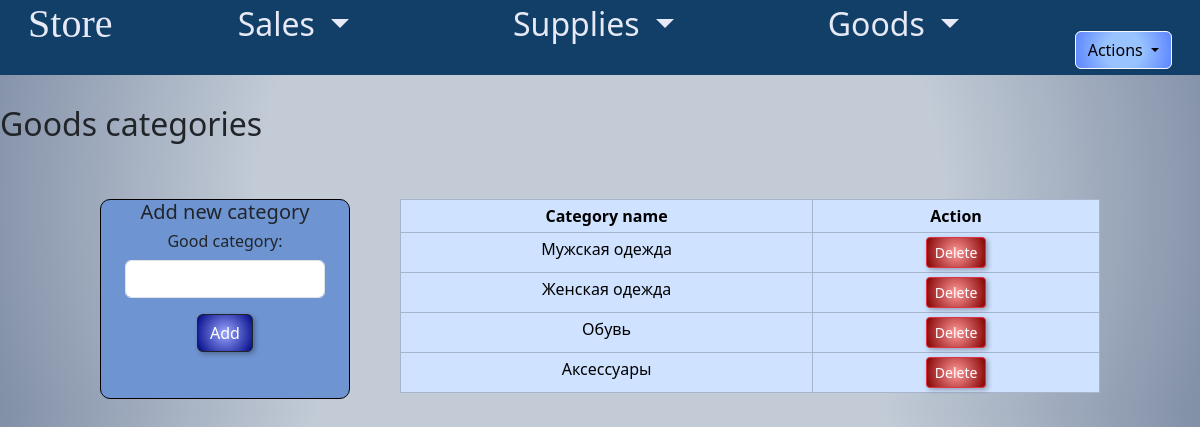
/categories_list/ (signed in), run on the app's committed database.
### app_store/models.py (models this page shows, shortened)
class GoodCategory(models.Model):
    name = models.CharField(verbose_name='категория товара', max_length=50,
                            db_index=True)
    class Meta:
        db_table = 'category'
        verbose_name = 'категория'
        verbose_name_plural = 'категории'

### app_store/views.py (the view, shortened to what this page needs)
# urls.py: path('categories_list/', GoodCategoryListView.as_view(), name='categories_list'),
class GoodCategoryListView(LoginRequiredMixin, View):
    def get(self, request):
        categories = GoodCategory.objects.all()
        form = GoodCategoryForm()
        return render(request, 'app_store/categories_list.html', {'categories': categories, 'form': form})

### app_store/forms.py
class GoodCategoryForm(forms.ModelForm):
    class Meta:
        model = GoodCategory
        fields = ['name']
        labels = {
            'name': _('Категория товара')
        }
        widgets = {
            'name': forms.TextInput(attrs={'class': 'form-control',
                                        'style': 'width: 200px; margin: 0 auto;'})
        }

### app_store/templates/app_store/categories_list.html (shortened to what this page needs)
{% extends 'app_store/base.html' %}
{% load static %}
{% load i18n %}
{% block links %}
  <link rel="stylesheet" type="text/css" href="{% static 'app_store/css/style1.css' %}">
  <link rel="stylesheet" href="https://cdn.jsdelivr.net/npm/bootstrap@5.3.2/dist/css/bootstrap.min.css">
{% endblock %}
{% block content %}
  <h2>{% trans "Категории товаров" %}</h2>
  <div style="display: flex; margin: 0 auto; width: 1000px;">
    <div class="addСategory mt-5">
      <h5>{% trans "Добавить новую категорию" %}</h5>
      <form method="post" action="{% url 'categories_list' %}">
        <div class="form-group">
          <h6>{{ form.name.label_tag }}</h6>
          {{ form.name }}
        </div>
        <button type="submit"  class="btn btn-dark mt-3 blueBtn">{% trans "Добавить" %}</button>
      </form>
    </div>
    <div class="smallTableContainer">
      <table class="table mt-5 table-sm table-primary table-hover table-bordered text-center">
        <thead>
          <tr>
            <th>{% trans "Название категории" %}</th>
            <th>{% trans "Действие" %}</th>
          </tr>
        </thead>
        <tbody>
          {% for category in categories %}
            <tr>
              <td>{{ category.name }}</td>
              <td>
                <form method="post" action="{% url 'delete_category' category.id %}" style="display: inline;">
                <button type="submit" class="btn btn-danger btn-sm redBtn">{% trans "Удалить" %}</button>
              </form>
              </td>
            </tr>
          {% empty %}
            <tr>
              <td colspan="2">{% trans "Нет категорий" %}</td>
            </tr>
          {% endfor %}
        </tbody>
      </table>
    </div>
  </div>
{% endblock %}

### app_store/static/app_store/css/style1.css (style rules this page uses)
.addСategory { margin-right: 50px; display: flex-column; width: 250px; height: 200px; border: 1px solid black; text-align: center; background-color: #6F94D2; border-radius: 10px; }
.smallTableContainer { width: 700px; }
td, th { max-width: 100px; }
.blueBtn { background: rgb(153,165,255); background: radial-gradient(circle, rgba(153,165,255,1) 0%, rgba(1,8,133,1) 100%); border: 1px solid black; color: black; box-shadow: 2px 2px 5px rgba(0, 0, 0, 0.3); }
.redBtn { background: rgb(255,153,153); background: radial-gradient(circle, rgba(255,153,153,1) 0%, rgba(133,1,1,1) 100%); border: 1px solid black; color: black; box-shadow: 2px 2px 5px rgba(0, 0, 0, 0.3); }

### data on the page
GoodCategory: name "Мужская одежда"
GoodCategory: name "Женская одежда"
GoodCategory: name "Обувь"
GoodCategory: name "Аксессуары"
